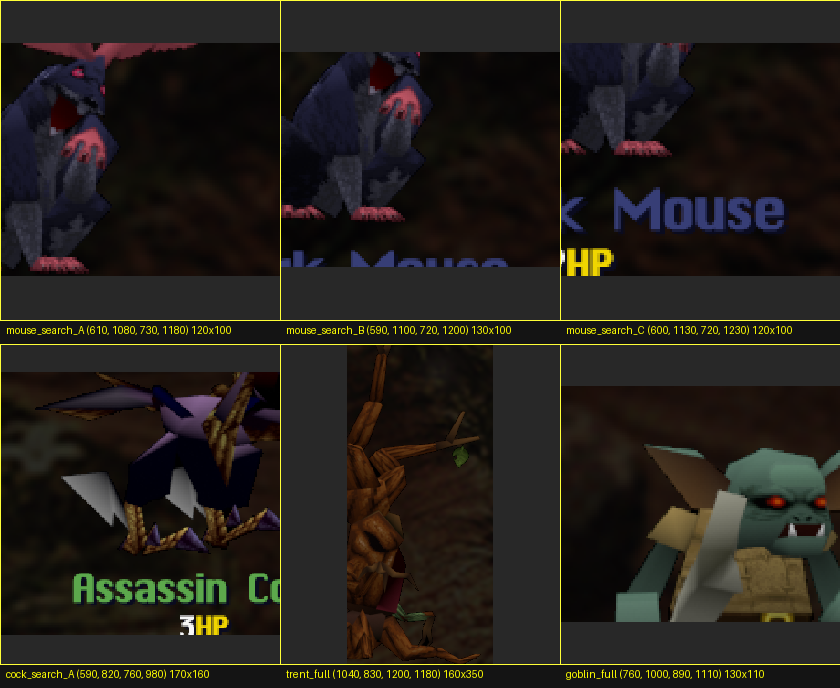
#> input picture scripts/debug/contact_sheet.png, 840 x 688 px, given in place of Gemini_Generated_Image_noetx3noetx3noet.png, which was not available
$ python dump-region2.py
#> lines starting #> are read from the running program, lines starting #| are printed output that depends on the picture; pictures that were not available may be replaced by others from this repository, and a replacement may not be noted
"""Dump just the props/cliff region of Sheet B to verify y coords."""
from pathlib import Path
from PIL import Image, ImageDraw, ImageFont

REPO = Path(__file__).resolve().parent.parent
SRC = REPO / "shareAI" / "assetsTLOD" / "maps" / "02_forest" / "tiles" / "Gemini_Generated_Image_noetx3noetx3noet.png"
OUT = REPO / "scripts" / "debug" / "props_cliff_strip.png"

# Bottom region: gnarled props + cliff blocks (skip the trees and UI).
REGION = (0, 600, 912, 1100)
GRID = 25


def main() -> None:
    img = Image.open(SRC).convert("RGBA").crop(REGION)
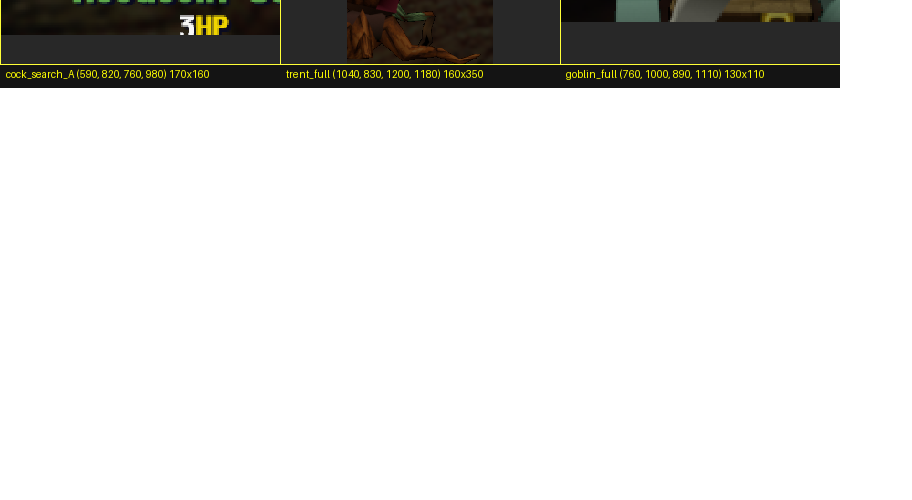
#> img: PIL image 912x500 RGBA; mean R, G, B, A 7, 6.6, 4.5, 41.2; transparent parts drawn white
    w, h = img.size
#> w = 912; h = 500
    ox, oy = REGION[0], REGION[1]
    draw = ImageDraw.Draw(img)
    font = ImageFont.load_default()
    for x in range(0, w, GRID):
        col = (255, 255, 0, 200) if (x + ox) % 100 == 0 else (255, 255, 0, 80)
        draw.line([(x, 0), (x, h)], fill=col, width=1)
        if (x + ox) % 100 == 0:
            draw.text((x + 1, 1), str(x + ox), fill=(255, 255, 0, 255), font=font)
    for y in range(0, h, GRID):
        col = (255, 255, 0, 200) if (y + oy) % 100 == 0 else (255, 255, 0, 80)
        draw.line([(0, y), (w, y)], fill=col, width=1)
        if (y + oy) % 100 == 0:
            draw.text((1, y + 1), str(y + oy), fill=(255, 255, 0, 255), font=font)
    OUT.parent.mkdir(parents=True, exist_ok=True)
    img.save(OUT)
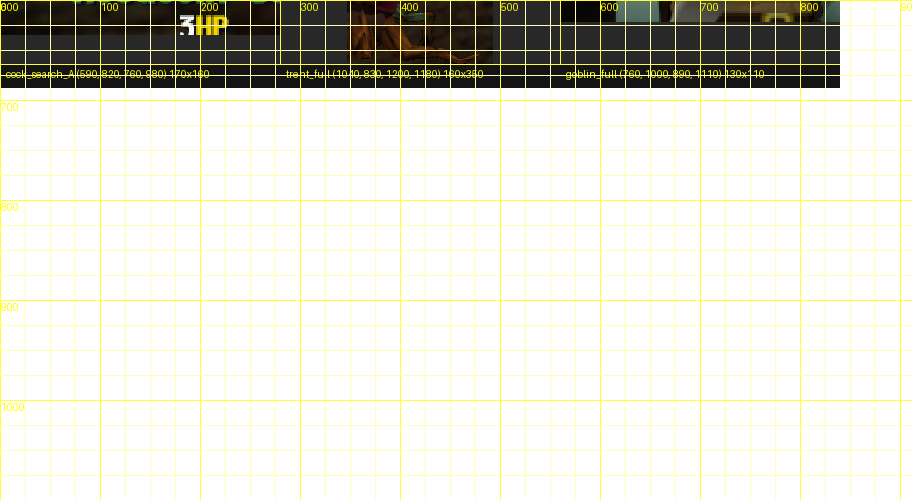
#> saved as props_cliff_strip.png: PIL image 912x500 RGBA; mean R, G, B, A 27, 26.6, 4.1, 46.7; transparent parts drawn white
    print(f"wrote {OUT} ({w}x{h}, origin ({ox},{oy}))")
#| wrote scripts/debug/props_cliff_strip.png (912x500, origin (0,600))


if __name__ == "__main__":
    main()
